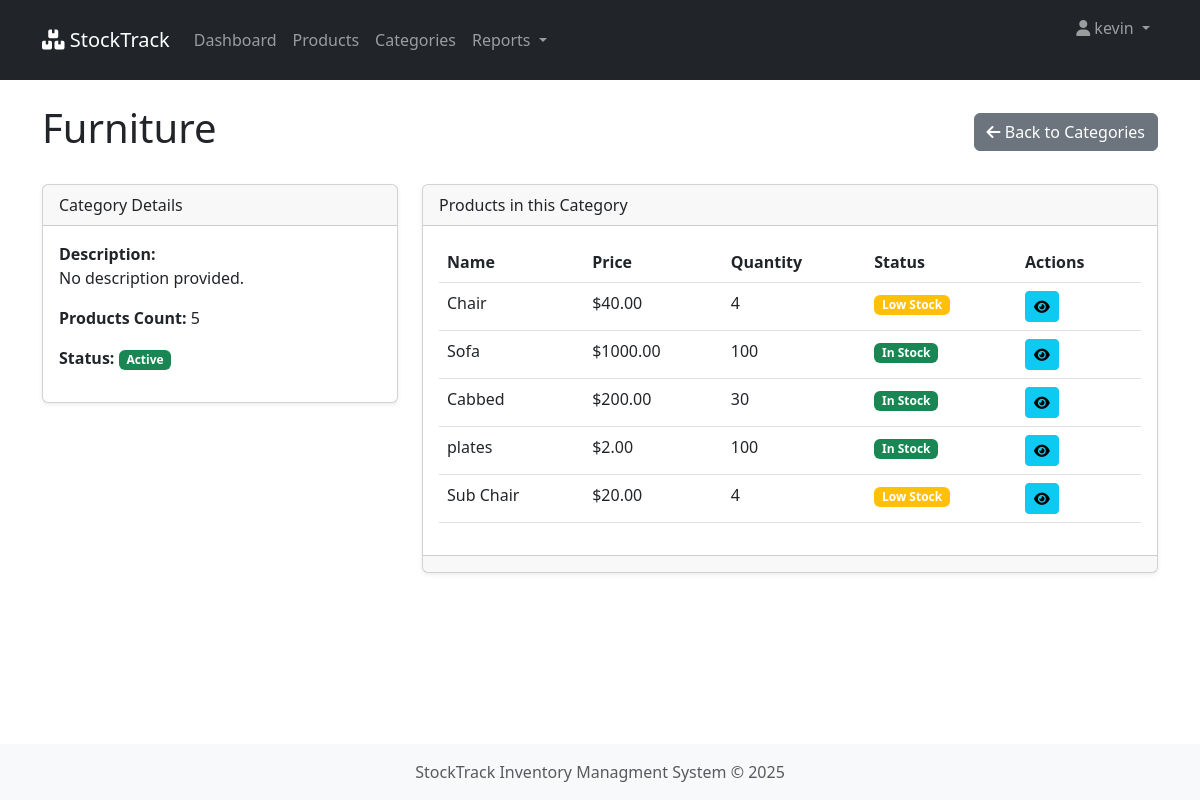
The app's page /categories/3/ (signed in), older data.
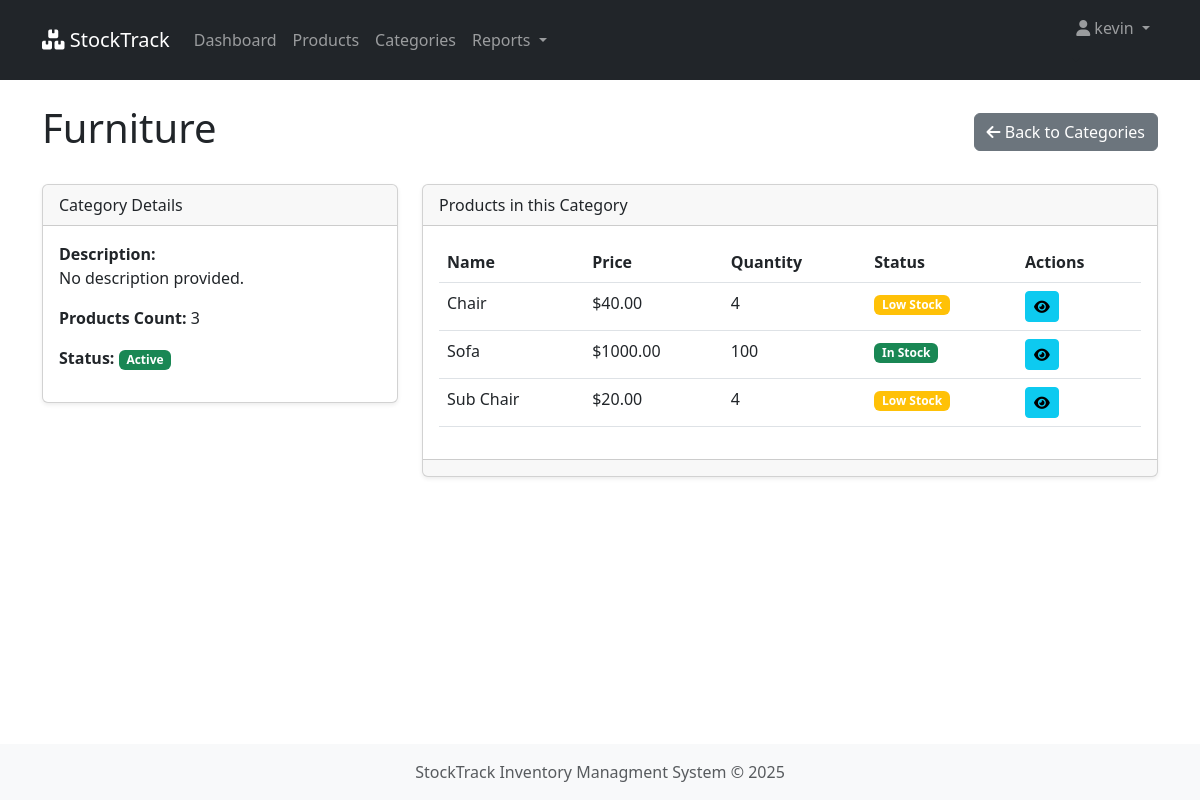
The same page, newer data.
### inventory/models.py (models this page shows, shortened)
class Product(models.Model):
    name = models.CharField(max_length=255, db_index=True)
    description = models.TextField(blank=True, null=True)
    category = models.ForeignKey(Category, on_delete=models.CASCADE, related_name='products')
    price = models.DecimalField(max_digits=10, decimal_places=2, db_index=True)
    quantity = models.IntegerField(default=0, db_index=True)
    minimum_stock = models.IntegerField(default=10)
    created_by = models.ForeignKey(User, on_delete=models.CASCADE)
    created_at = models.DateTimeField(auto_now_add=True)
    updated_at = models.DateTimeField(auto_now=True)
    @property
    def is_low_stock(self):
        return self.quantity <= self.minimum_stock

### inventory/views.py (the view)
# urls.py: path('categories/<int:pk>/', views.category_detail, name='category_detail'),
@login_required
def category_detail(request, pk):
    category = get_object_or_404(Category, pk=pk)
    products = category.products.all()
    context = {
        'category': category,
        'products': products,
        'product_count': products.count()
    }
    return render(request, 'inventory/category_detail.html', context)

### inventory/templates/inventory/category_detail.html (shortened to what this page needs)
{% extends 'inventory/base.html' %}
{% load static %}
{% block content %}
<div class="d-flex justify-content-between align-items-center mb-4">
    <h1>{{ category.name }}</h1>
    <div>
        <a href="{% url 'category_list' %}" class="btn btn-secondary">
            <i class="fas fa-arrow-left"></i> Back to Categories
        </a>
    </div>
</div>
<div class="row">
    <div class="col-md-4 mb-4">
        <div class="card">
            <div class="card-header">
                Category Details
            </div>
            <div class="card-body">
                <p><strong>Description:</strong><br>
                {{ category.description|default:"No description provided." }}</p>
                <p><strong>Products Count:</strong> {{ product_count }}</p>
                <p><strong>Status:</strong>
                    {% if product_count > 0 %}
                    <span class="badge bg-success">Active</span>
                    {% else %}
                    <span class="badge bg-warning">Empty</span>
                    {% endif %}
                </p>
            </div>
        </div>
    </div>
    <div class="col-md-8">
        <div class="card">
            <div class="card-header">
                Products in this Category
            </div>
            <div class="card-body">
                {% if products %}
                <div class="table-responsive">
                    <table class="table table-hover">
                        <thead>
                            <tr>
                                <th>Name</th>
                                <th>Price</th>
                                <th>Quantity</th>
                                <th>Status</th>
                                <th>Actions</th>
                            </tr>
                        </thead>
                        <tbody>
                            {% for product in products %}
                            <tr>
                                <td>{{ product.name }}</td>
                                <td>${{ product.price }}</td>
                                <td>{{ product.quantity }}</td>
                                <td>
                                    {% if product.is_low_stock %}
                                        {% if product.quantity == 0 %}
                                        <span class="badge bg-danger">Out of Stock</span>
                                        {% else %}
                                        <span class="badge bg-warning">Low Stock</span>
                                        {% endif %}
                                    {% else %}
                                    <span class="badge bg-success">In Stock</span>
                                    {% endif %}
                                </td>
                                <td>
                                    <a href="{% url 'product_detail' product.pk %}" class="btn btn-sm btn-info">
                                        <i class="fas fa-eye"></i>
                                    </a>
                                </td>
                            </tr>
                            {% endfor %}
                        </tbody>
                    </table>
                </div>
                {% else %}
                <div class="alert alert-info">
                    <i class="fas fa-info-circle"></i> There are no products in this category.
                </div>
                {% endif %}
            </div>
            <div class="card-footer">
            </div>
        </div>
    </div>
</div>
{% endblock %}

Row changes from the older to the newer data that the page shows:
removed Product: name "Cabbed", price "200.00", quantity "30", minimum_stock "In Stock"
removed Product: name "plates", price "2.00", quantity "100", minimum_stock "In Stock"
Text that changed along with them:
{{ product_count }}: "5" → "3"
